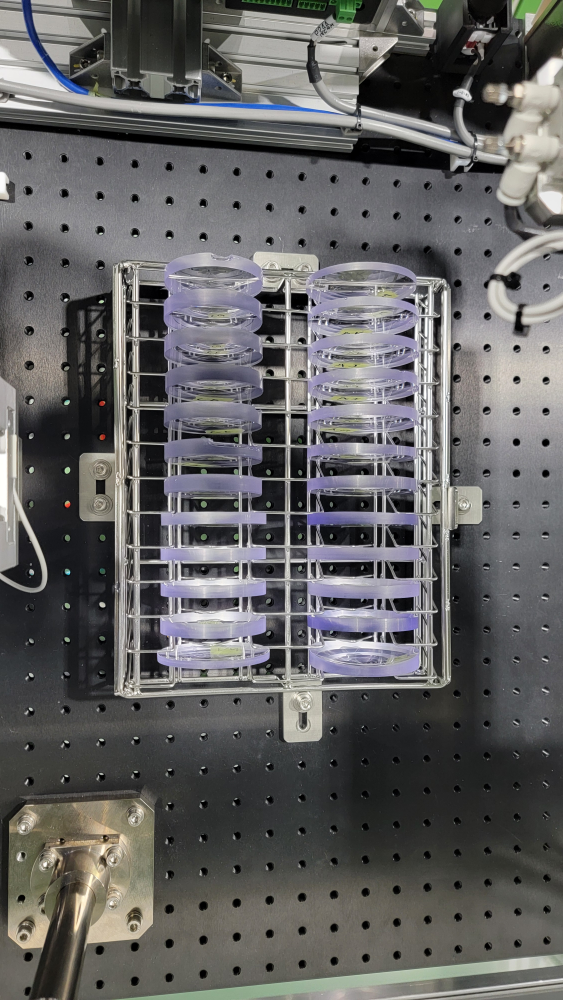
#> input picture data/test_images/20250428_083210.jpg, 2252 x 4000 px, given in place of master_1_edit.jpg, which was not available (shown at 1/4 size)
$ python object_detection_test.py
#> lines starting #> are read from the running program, lines starting #| are printed output that depends on the picture; after the words box and inside, x2 and y2 are one past the last pixel; in counts of white or black regions, pixels touching at a corner belong together; pictures that were not available may be replaced by others from this repository, and a replacement may not be noted
import cv2
import numpy as np

# Load images
master_img = cv2.imread('data/master_image/master_1_edit.jpg', cv2.IMREAD_GRAYSCALE)
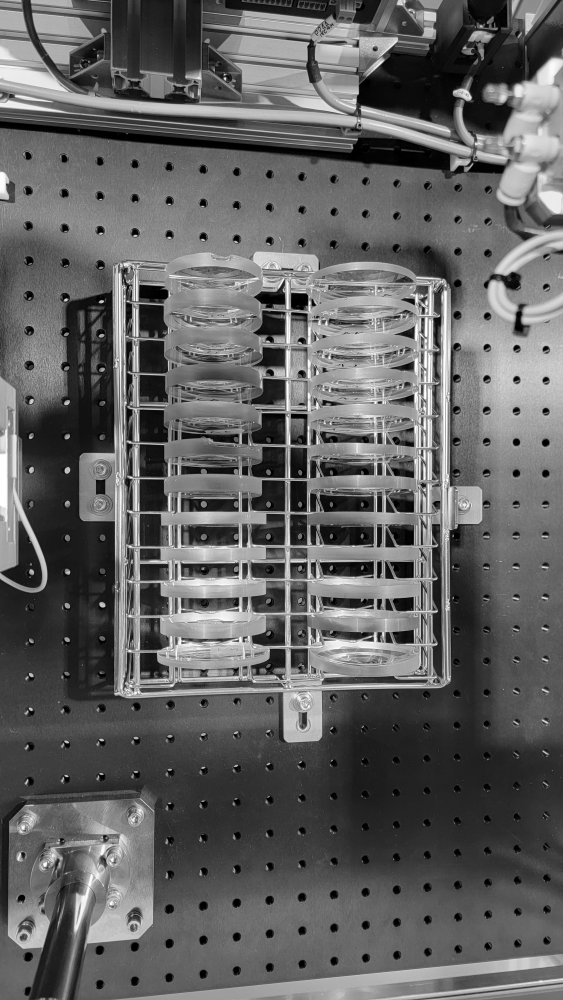
#> master_img: shape (4000, 2252) (shown at 1/4 size); min 0, max 255, mean 98.2
sample_img = cv2.imread('data/test_images/20250428_083537.jpg', cv2.IMREAD_GRAYSCALE)
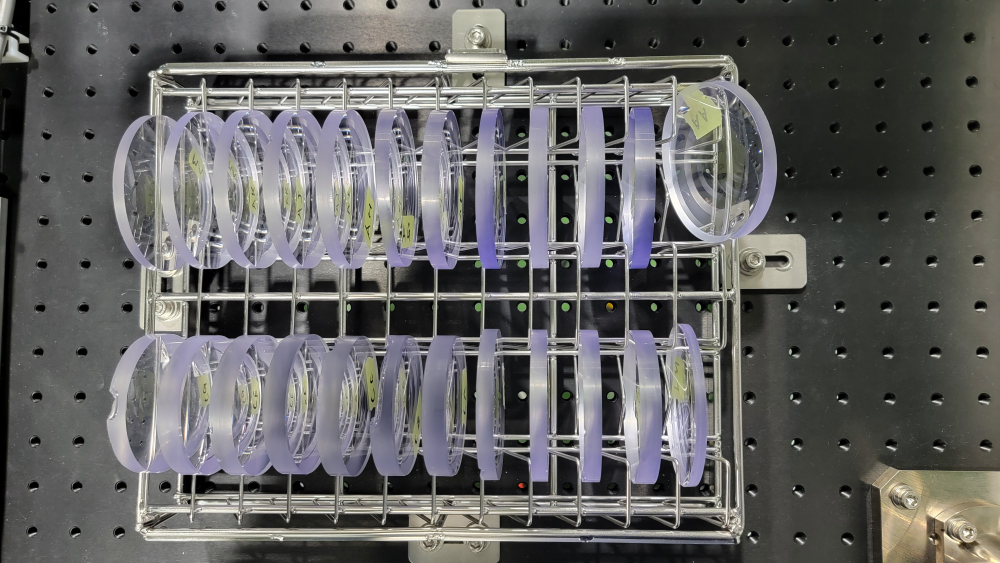
#> input picture data/test_images/20250428_083537.jpg, 4000 x 2252 px (shown at 1/4 size)
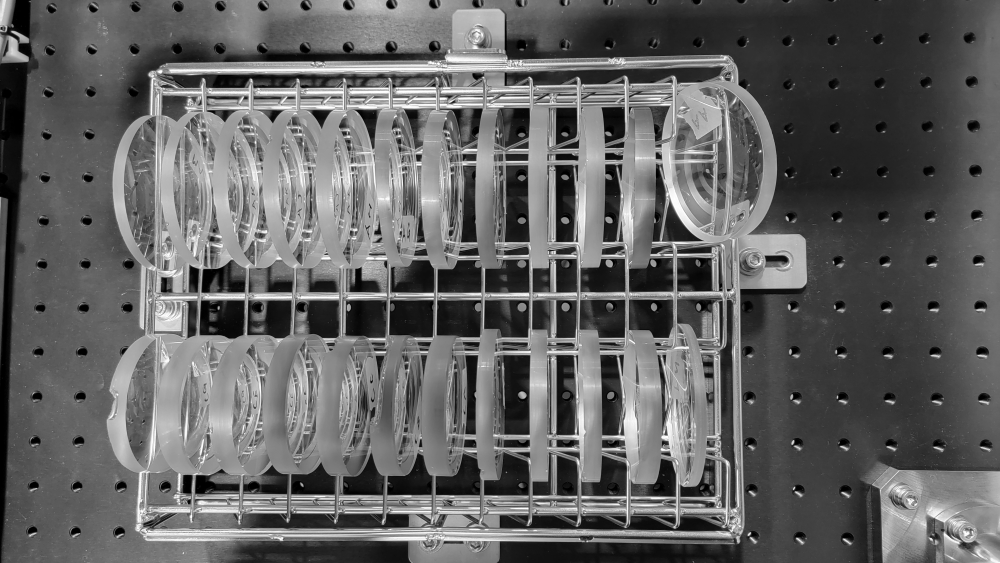
#> sample_img: shape (2252, 4000) (shown at 1/4 size); min 0, max 255, mean 98.9

# Initialize ORB detector
orb = cv2.ORB_create(5000)

# Find keypoints and descriptors
kp1, des1 = orb.detectAndCompute(master_img, None)
#> kp1 = 5000 keypoints; strongest (x, y, size): (413, 1205, 64.3), (413, 1204, 53.6), (401, 1208, 111.1), (937, 1784, 31)
kp2, des2 = orb.detectAndCompute(sample_img, None)
#> kp2 = 5000 keypoints; strongest (x, y, size): (2220, 1004, 53.6), (2220, 1003, 37.2), (2995, 2138, 92.6), (3179, 1947, 31)

# Match features
bf = cv2.BFMatcher(cv2.NORM_HAMMING, crossCheck=True)
matches = bf.match(des1, des2)
#> matches = 1245 matches

# Sort matches by distance (best matches first)
matches = sorted(matches, key=lambda x: x.distance)

# Draw matches (for visualization)
matched_img = cv2.drawMatches(master_img, kp1, sample_img, kp2, matches[:50], None, flags=2)
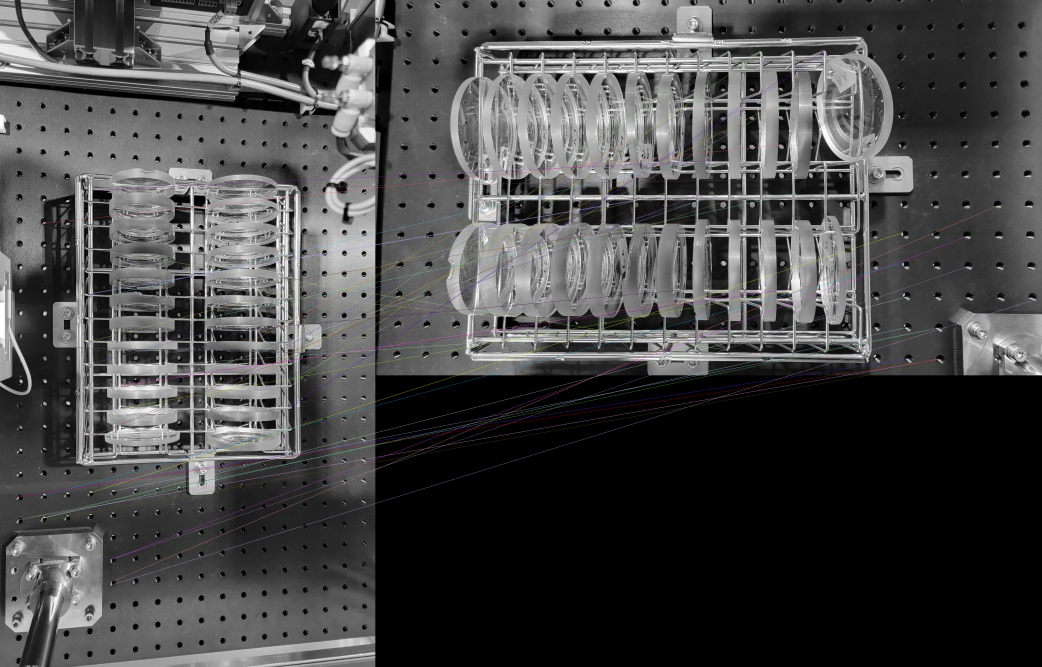
#> matched_img: shape (4000, 6252, 3) (shown at 1/6 size); mean of channels 0, 1, 2 71.5, 71.4, 71.6; drawn as B, G, R

# Homography estimation
if len(matches) >= 4:
    src_pts = np.float32([kp1[m.queryIdx].pt for m in matches]).reshape(-1, 1, 2)
#> src_pts = 1245 rows, first 8: [111, 3117], [562.6, 2178.6], [110.4, 3117.6], [110.4, 2979.6], [1162, 1926], [1543.2, 2395.2], [553, 2953], [1542.2, 2396.2]
    dst_pts = np.float32([kp2[m.trainIdx].pt for m in matches]).reshape(-1, 1, 2)
#> dst_pts = 1245 rows, first 8: [3373.9, 2155.7], [2110.5, 1161], [3366.7, 1969.9], [3186.4, 2153.1], [2519, 1161], [2422.7, 635.9], [3162, 1396.8], [2422, 636.6]

    M, mask = cv2.findHomography(src_pts, dst_pts, cv2.RANSAC, 5.0)
#> M = [[-0.0447, 1.09, -527.9], [-1.16, -0.0209, 2326.7], [-2.71e-05, -5.55e-05, 1]]; mask = 1245 values, max 1 at index 9, min 0 at index 0, mean 0.0233

    if M is not None:
        # Get tilt angle from homography
        angle = np.arctan2(M[1, 0], M[0, 0]) * (180 / np.pi)
#> angle = -92.21
        print(f"Tilt Angle: {angle:.2f} degrees")
#| Tilt Angle: -92.21 degrees

        # Extract master object edges using Canny
        edges = cv2.Canny(master_img, 50, 150)
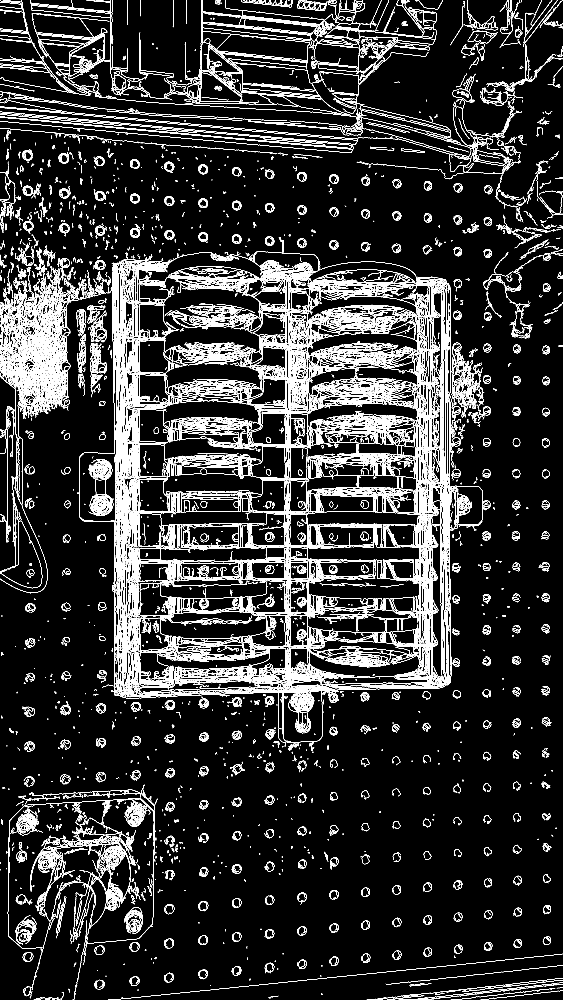
#> edges: shape (4000, 2252) (shown at 1/4 size); 6.9% white in thin lines or dots
        contours, _ = cv2.findContours(edges.copy(), cv2.RETR_EXTERNAL, cv2.CHAIN_APPROX_SIMPLE)
#> contours = 10277 contours, 8828 with area under 20; largest, box (x1, y1, x2, y2) and area: (690, 1965, 956, 2057) 12420, (1279, 1723, 1497, 1775) 8346, (1550, 2096, 1661, 2182) 7168, (364, 1839, 453, 2061) 4870, (1871, 124, 1992, 174) 3600
        contours = sorted(contours, key=cv2.contourArea, reverse=True)
        main_contour = contours[0]  # Pick the biggest
#> main_contour = contour of 316 points, box (x1, y1, x2, y2) (690, 1965, 956, 2057), area 12420
        main_contour = main_contour.reshape(-1, 1, 2).astype(np.float32)
#> main_contour = 316 rows, first 8: [921, 1965], [919, 1967], [920, 1968], [920, 1969], [923, 1969], [924, 1968], [940, 1968], [942, 1970]
        transformed_contour = cv2.perspectiveTransform(main_contour, M)
#> transformed_contour = 316 rows, first 8: [1806.5, 1406.5], [1809.2, 1409.2], [1810.6, 1408], [1811.9, 1408.1], [1811.9, 1404.2], [1810.6, 1402.8], [1810.7, 1382.1], [1813.4, 1379.6]
        sample_img_color = cv2.cvtColor(sample_img, cv2.COLOR_GRAY2BGR)
        sample_img_color = cv2.polylines(sample_img_color, [np.int32(transformed_contour)], True, (0, 255, 0), 2, cv2.LINE_AA)

        scale_percent = 30

        w = int(sample_img_color.shape[1] * scale_percent / 100)
#> w = 1200
        h = int(sample_img_color.shape[0] * scale_percent / 100)
#> h = 675
        sample_img_display = cv2.resize(sample_img_color, (w, h))
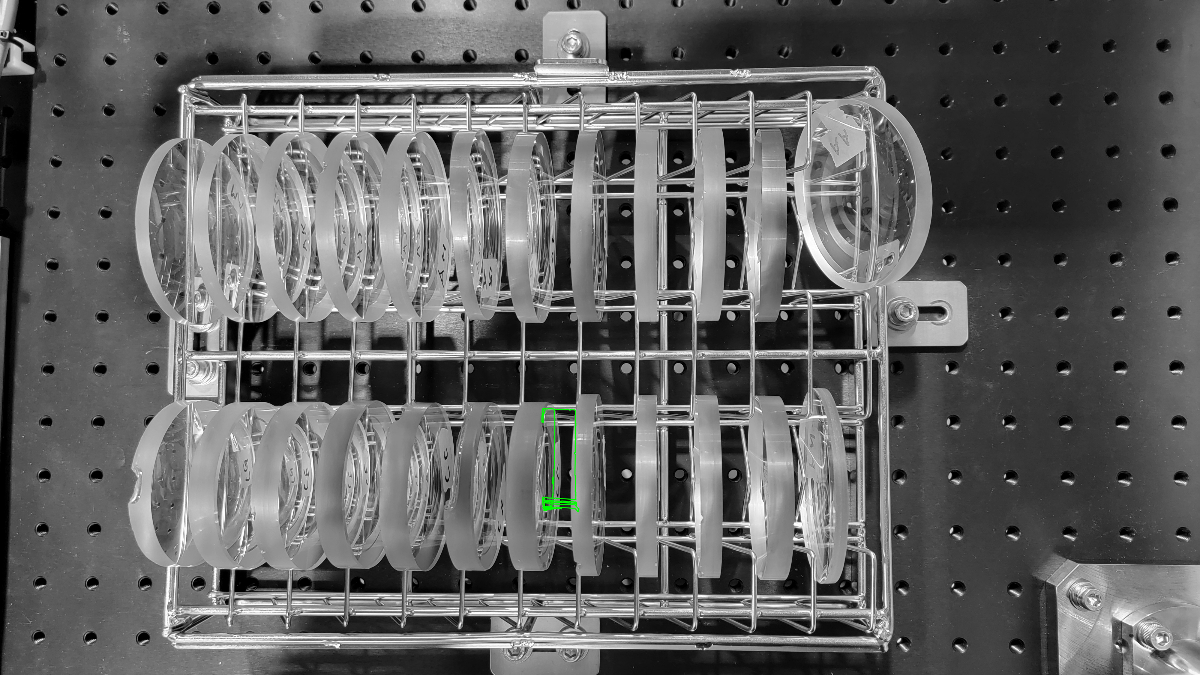
#> sample_img_display: shape (675, 1200, 3); mean B, G, R 98.6, 98.8, 98.6

        w = int(matched_img.shape[1] * scale_percent / 100)
#> w = 1875
        h = int(matched_img.shape[0] * scale_percent / 100)
#> h = 1200
        matched_img_display = cv2.resize(matched_img, (w, h))

        # Show results
        cv2.imshow('Detection', sample_img_display)
        cv2.imshow('Matches', matched_img_display)

        cv2.imwrite('Test2_sample.jpeg', sample_img_color)
        cv2.imwrite('Test2_match.jpeg', matched_img)

        cv2.waitKey(0)
        cv2.destroyAllWindows()
    else:
        print("Homography could not be computed.")
else:
    print("Not enough matches found.")
